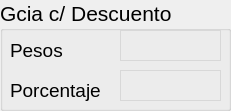
             <widget class="QGroupBox" name="groupBox_12">
              <property name="geometry">
               <rect>
                <x>10</x>
                <y>550</y>
                <width>231</width>
                <height>111</height>
               </rect>
              </property>
              <property name="font">
               <font>
                <pointsize>16</pointsize>
               </font>
              </property>
              <property name="title">
               <string>Gcia c/ Descuento</string>
              </property>
              <widget class="QLabel" name="label_29">
               <property name="geometry">
                <rect>
                 <x>10</x>
                 <y>40</y>
                 <width>71</width>
                 <height>21</height>
                </rect>
               </property>
               <property name="font">
                <font>
                 <family>MS Shell Dlg 2</family>
                 <pointsize>14</pointsize>
                 <weight>50</weight>
                 <italic>false</italic>
                 <bold>false</bold>
                </font>
               </property>
               <property name="text">
                <string>Pesos</string>
               </property>
              </widget>
              <widget class="QLabel" name="label_30">
               <property name="geometry">
                <rect>
                 <x>10</x>
                 <y>80</y>
                 <width>101</width>
                 <height>21</height>
                </rect>
               </property>
               <property name="font">
                <font>
                 <family>MS Shell Dlg 2</family>
                 <pointsize>14</pointsize>
                 <weight>50</weight>
                 <italic>false</italic>
                 <bold>false</bold>
                </font>
               </property>
               <property name="text">
                <string>Porcentaje</string>
               </property>
              </widget>
              <widget class="QLabel" name="label_GDPorc">
               <property name="geometry">
                <rect>
                 <x>120</x>
                 <y>70</y>
                 <width>101</width>
                 <height>31</height>
                </rect>
               </property>
               <property name="font">
                <font>
                 <family>MS Shell Dlg 2</family>
                 <pointsize>14</pointsize>
                 <weight>50</weight>
                 <italic>false</italic>
                 <bold>false</bold>
                </font>
               </property>
               <property name="styleSheet">
                <string notr="true">border: 1px solid black;
color: rgb(255, 0, 0);
border-color: rgb(216, 216, 216);</string>
               </property>
               <property name="text">
                <string/>
               </property>
               <property name="alignment">
                <set>Qt::AlignCenter</set>
               </property>
              </widget>
              <widget class="QLabel" name="label_GDPesos">
               <property name="geometry">
                <rect>
                 <x>120</x>
                 <y>30</y>
                 <width>101</width>
                 <height>31</height>
                </rect>
               </property>
               <property name="font">
                <font>
                 <family>MS Shell Dlg 2</family>
                 <pointsize>14</pointsize>
                 <weight>50</weight>
                 <italic>false</italic>
                 <bold>false</bold>
                </font>
               </property>
               <property name="styleSheet">
                <string notr="true">border: 1px solid black;
color: rgb(255, 0, 0);
border-color: rgb(216, 216, 216);</string>
               </property>
               <property name="text">
                <string/>
               </property>
               <property name="alignment">
                <set>Qt::AlignCenter</set>
               </property>
              </widget>
             </widget>
